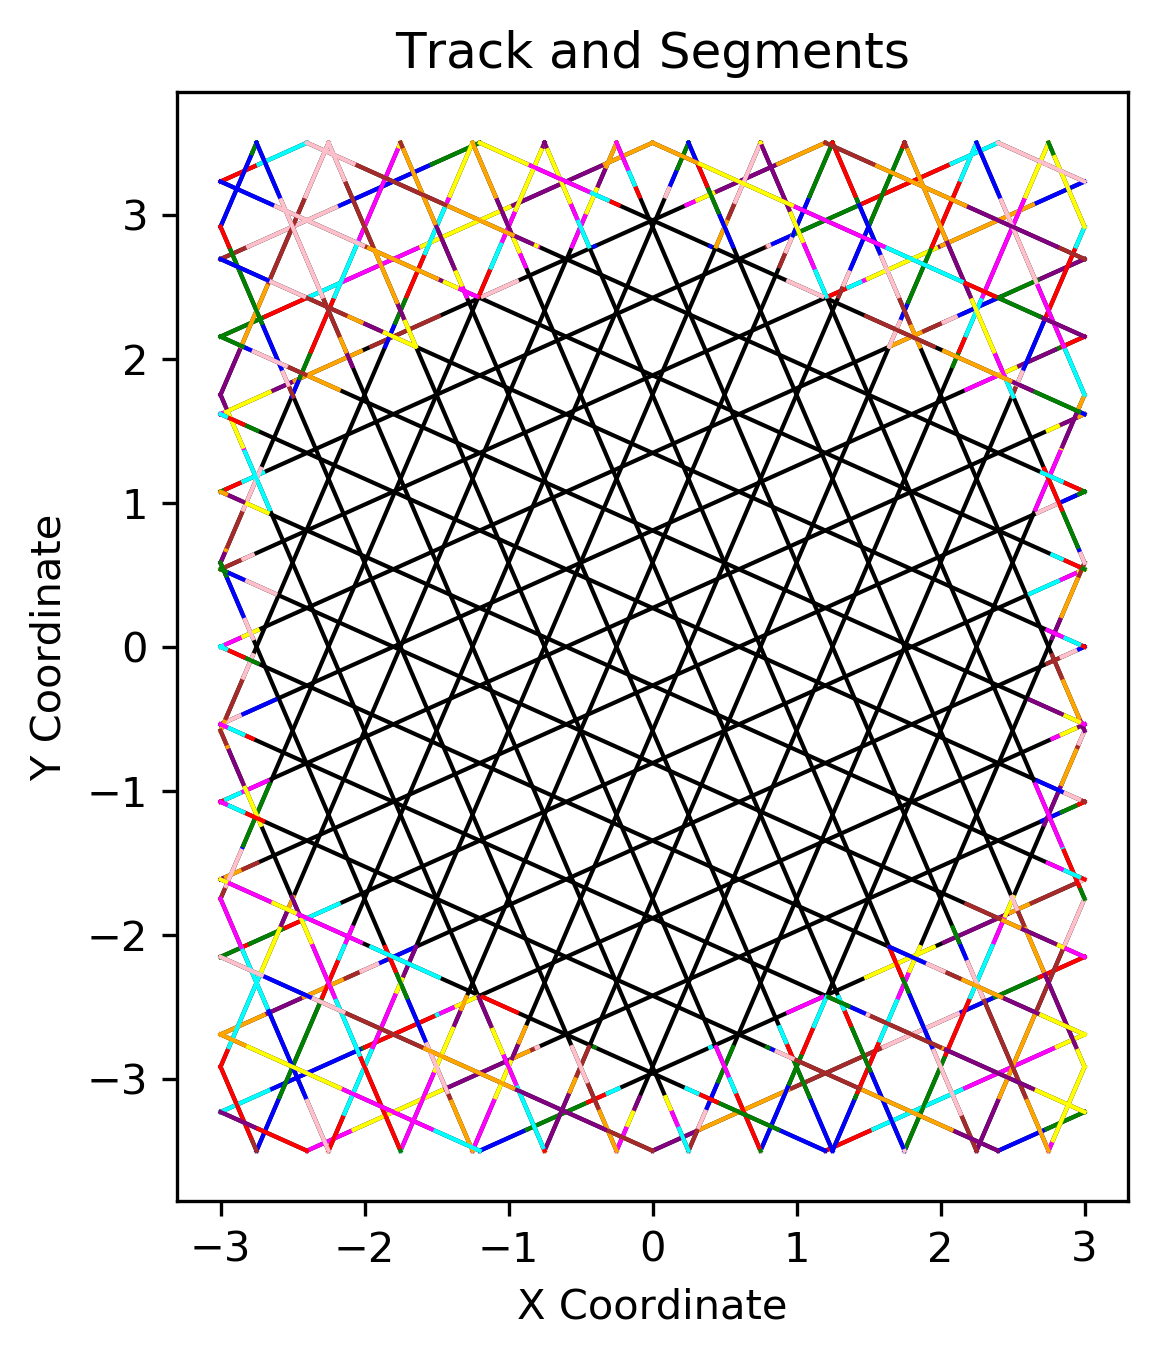

The script that saved this image:
import csv
import re
import pandas as pd
import matplotlib.pyplot as plt

# 源文件路径
source_text_file = 'track_segment_without_hex'

# 提取并保存 segment 数据
segment_data = []
segment_hex_data = []
track_data = []

# 正则表达式匹配规则
segment_pattern = re.compile(r'segment not in CMFD Cell start\(([^)]+)\), end\(([^)]+)\)')
track_pattern = re.compile(r'2D Track Array id:(\d+), start\(([^)]+)\), end\(([^)]+)\)')
segment_hex = re.compile(r'segment not in Hex CMFD Cell start\(([^)]+)\), end\(([^)]+)\)')

with open(source_text_file, 'r') as file:
    for line in file:
        segment_match = segment_pattern.search(line)
        track_match = track_pattern.search(line)
        segment_hex_match = segment_hex.search(line)
        
        if segment_match:
            start_coords, end_coords = segment_match.groups()
            segment_data.append([start_coords, end_coords])
        elif track_match:
            track_id, start_coords, end_coords = track_match.groups()
            track_data.append([track_id, start_coords, end_coords])
        elif segment_hex_match:
            start_coords, end_coords = segment_hex_match.groups()
            segment_hex_data.append([start_coords, end_coords])

# 保存 segment 数据到 CSV
with open('segment_data_without_hex.csv', 'w', newline='') as csvfile:
    csvwriter = csv.writer(csvfile)
    csvwriter.writerow(['Start', 'End'])
    csvwriter.writerows(segment_data)

# 保存 track 数据到 CSV
with open('track_data_without_hex.csv', 'w', newline='') as csvfile:
    csvwriter = csv.writer(csvfile)
    csvwriter.writerow(['ID', 'Start', 'End'])
    csvwriter.writerows(track_data)

with open('segment_hex_data_without_hex.csv', 'w', newline='') as csvfile:
    csvwriter = csv.writer(csvfile)
    csvwriter.writerow(['Start', 'End'])
    csvwriter.writerows(segment_hex_data)


# 读取segment数据
segment_data = pd.read_csv('segment_data_without_hex.csv')

# 读取segment数据
segment_hex_data = pd.read_csv('segment_hex_data_without_hex.csv')

# 读取track数据
track_data = pd.read_csv('track_data_without_hex.csv')

# 创建一个新的绘图窗口
plt.figure()

ax = plt.subplots()

# 绘制track线段
for i, row in track_data.iterrows():
    start_x, start_y = map(float, row['Start'].split(','))
    end_x, end_y = map(float, row['End'].split(','))
    plt.plot([start_x, end_x], [start_y, end_y], color='black', linewidth=1, label=f'Track {i+1}')

# 绘制segment线段
colors = ['blue', 'green', 'red', 'cyan', 'magenta', 'yellow', 'purple', 'orange', 'brown', 'pink']  # 自定义颜色列表
for i, row in segment_data.iterrows():
    start_x, start_y = map(float, row['Start'].split(','))
    end_x, end_y = map(float, row['End'].split(','))
    plt.plot([start_x, end_x], [start_y, end_y], color=colors[i % len(colors)], linewidth=1, label=f'Segment {i+1}')

# 绘制segment_hex线段
colors = ['blue', 'green', 'red', 'cyan', 'magenta', 'yellow', 'purple', 'orange', 'brown', 'pink']  # 自定义颜色列表
for i, row in segment_hex_data.iterrows():
    start_x, start_y = map(float, row['Start'].split(','))
    end_x, end_y = map(float, row['End'].split(','))
    plt.plot([start_x, end_x], [start_y, end_y], color=colors[i % len(colors)], linewidth=1, label=f'Segment {i+1}')

# 设置等比例
plt.gca().set_aspect('equal', adjustable='box')

# 设置标题和轴标签
plt.title('Track and Segments')
plt.xlabel('X Coordinate')
plt.ylabel('Y Coordinate')

# 设置图片分辨率为2K以上
plt.savefig('track_segment_without_hex.png', dpi=300, bbox_inches='tight')